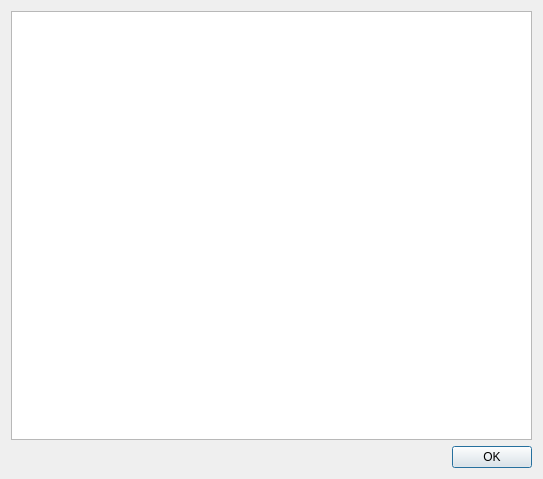
<?xml version="1.0" encoding="UTF-8"?>
<ui version="4.0">
 <class>LogDialog</class>
 <widget class="QDialog" name="LogDialog">
  <property name="geometry">
   <rect>
    <x>0</x>
    <y>0</y>
    <width>543</width>
    <height>479</height>
   </rect>
  </property>
  <property name="windowTitle">
   <string>Log</string>
  </property>
  <layout class="QVBoxLayout" name="verticalLayout">
   <item>
    <widget class="QTextEdit" name="logTextEdit"/>
   </item>
   <item>
    <widget class="QDialogButtonBox" name="buttonBox">
     <property name="orientation">
      <enum>Qt::Horizontal</enum>
     </property>
     <property name="standardButtons">
      <set>QDialogButtonBox::Ok</set>
     </property>
    </widget>
   </item>
  </layout>
 </widget>
 <resources/>
 <connections>
  <connection>
   <sender>buttonBox</sender>
   <signal>accepted()</signal>
   <receiver>LogDialog</receiver>
   <slot>accept()</slot>
   <hints>
    <hint type="sourcelabel">
     <x>248</x>
     <y>254</y>
    </hint>
    <hint type="destinationlabel">
     <x>157</x>
     <y>274</y>
    </hint>
   </hints>
  </connection>
  <connection>
   <sender>buttonBox</sender>
   <signal>rejected()</signal>
   <receiver>LogDialog</receiver>
   <slot>reject()</slot>
   <hints>
    <hint type="sourcelabel">
     <x>316</x>
     <y>260</y>
    </hint>
    <hint type="destinationlabel">
     <x>286</x>
     <y>274</y>
    </hint>
   </hints>
  </connection>
 </connections>
</ui>
